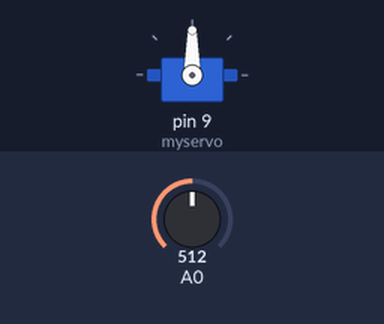
Simulated run of this sketch. Board: Arduino Uno, built with avr-gcc and run on an emulated ATmega328P. On the bench: servo. The inputs (shaded band) are chosen by the test bench; at power-on: A0 = 512.

Above: at 1.2 s.
1.3 s: A0 set to 716
At 1.7 s:
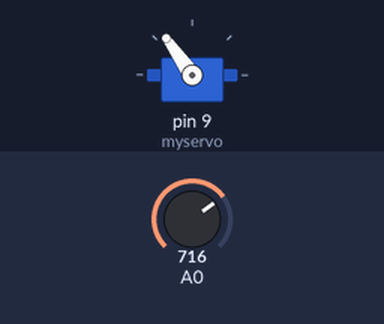
2.8 s: A0 set to 900
At 4.0 s:
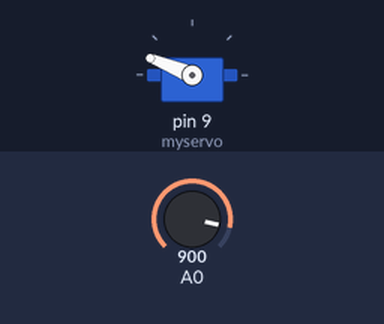
4.3 s: A0 set to 1023
At 5.2 s:
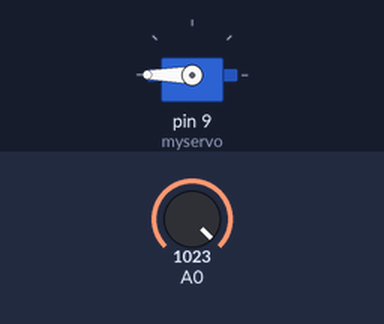
5.8 s: A0 set to 306
At 6.3 s:
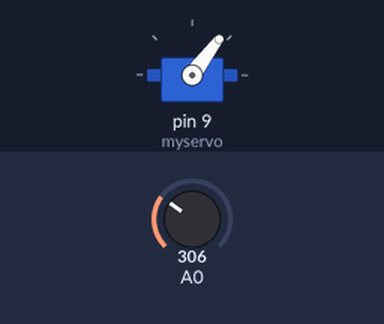
7.3 s: A0 set to 122
At 8.6 s:
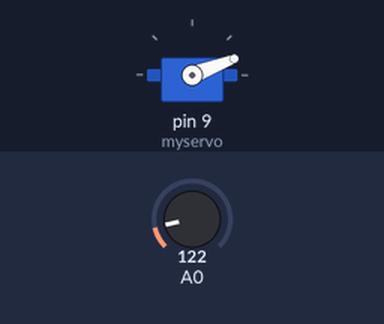
Timing chart, 0 to 9.8 s (numbered marks = the images above; inputs shaded):
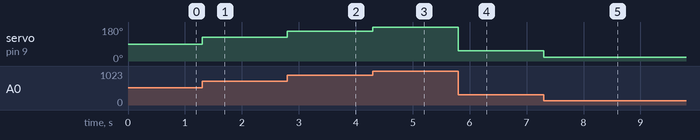

Measured:
- after the input at 1.3 s, servo on pin 9 (myservo): 90° → 125° at once
- after the input at 2.8 s, servo on pin 9 (myservo): 125° → 158° at once
- after the input at 4.3 s, servo on pin 9 (myservo): 158° → 180° at once
- after the input at 5.8 s, servo on pin 9 (myservo): 180° → 53° at once
- after the input at 7.3 s, servo on pin 9 (myservo): 53° → 21° at once

The sketch:

Lservo.ino
```cpp
#include<Servo.h>
Servo myservo;

void setup() {

  myservo.attach(9);
  pinMode(A0,INPUT);
}

void loop() {
  int val=analogRead(A0);
  val=map(val,0,1023,0,180);
  myservo.write(val);
}
```
